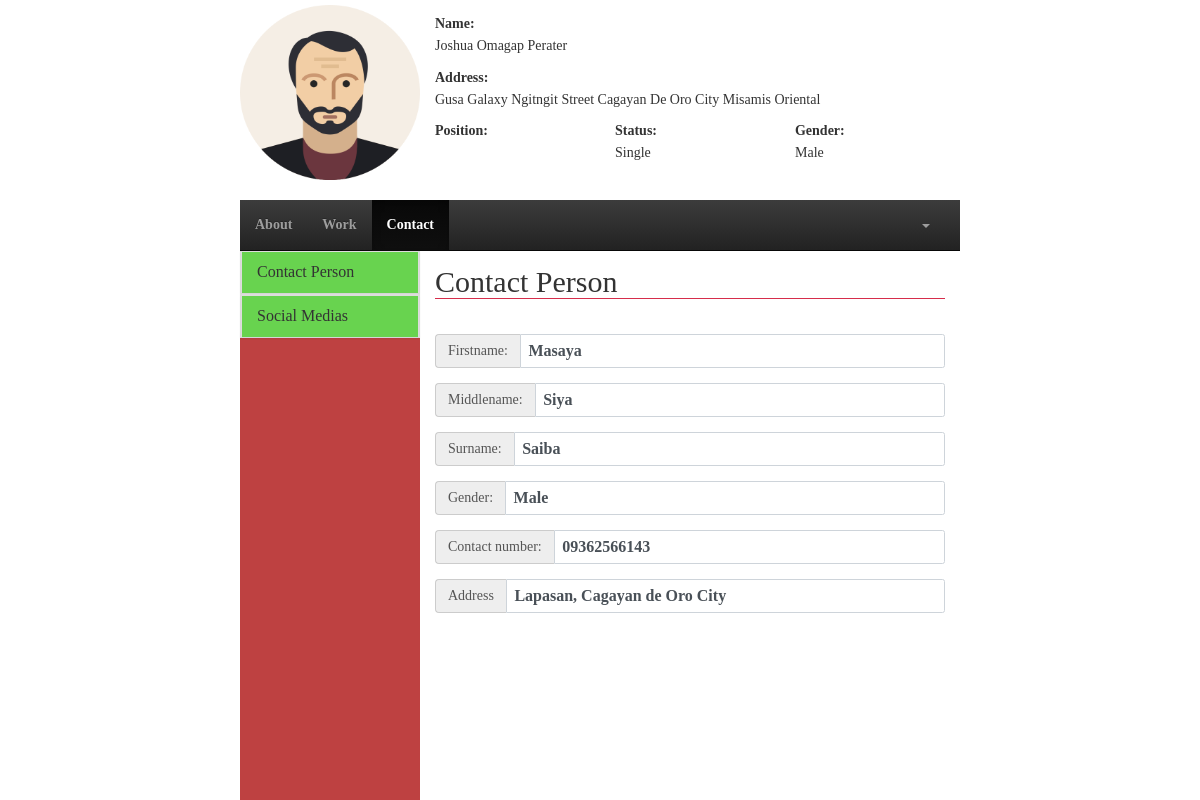
Screenshot of /user/contact_person.php?id=3 (signed in) with the database file from the repository.
### tables this page shows
CREATE TABLE `current_address` (
  `staff_id` bigint(20) DEFAULT NULL,
  `addOne` varchar(50) DEFAULT NULL,
  `addTwo` varchar(50) DEFAULT NULL,
  `addTre` varchar(50) DEFAULT NULL,
  `state` varchar(50) NOT NULL,
  `city` varchar(50) NOT NULL,
  `country` varchar(50) NOT NULL,
  `postCode` int(11) NOT NULL
);

CREATE TABLE `staff` (
  `staff_id` bigint(20) NOT NULL,
  `fname` varchar(50) NOT NULL,
  `mname` varchar(50) DEFAULT NULL,
  `lname` varchar(50) NOT NULL,
  `birthdate` date NOT NULL,
  `cellnum` varchar(50) NOT NULL,
  `telnum` varchar(50) DEFAULT NULL,
  `email` varchar(50) NOT NULL,
  `status` varchar(50) NOT NULL,
  `gender` varchar(50) NOT NULL,
  `type` varchar(50) NOT NULL,
  `department` varchar(50) NOT NULL,
  `password` varchar(50) NOT NULL
);

CREATE TABLE `contact_person` (
  `staff_id` bigint(20) DEFAULT NULL,
  `fname` varchar(50) NOT NULL,
  `mname` varchar(50) NOT NULL,
  `lname` varchar(50) NOT NULL,
  `contactNum` varchar(50) NOT NULL,
  `address` varchar(50) NOT NULL,
  `gender` varchar(50) NOT NULL,
  `email` varchar(50) NOT NULL,
  `birthdate` date NOT NULL
);

### user/contact_person.php (the view, shortened to what this page needs)
<!DOCTYPE html>
<html lang="en">
	<head>
		<link rel="stylesheet" href="css/bootstrap.css">
		<link rel="stylesheet" href="css/stylesheet.css">
		<link rel="stylesheet" href="css/bootstrap-theme.css">
	</head>
	<body>
		<div class="row-3">
			<div class="container-sides">
				<div class="col-12">
					<?php
						$space = " ";
						$id = $_GET['id'];
						include_once("action/session.php");
						$query = "SELECT staff.staff_id, staff.fname, staff.mname, staff.lname, staff.status, staff.gender, staff.type, staff.department, staff.password, current_address.staff_id, current_address.addOne, current_address.addTwo, current_address.addTre, current_address.state, current_address.city FROM staff INNER JOIN current_address ON staff.staff_id = current_address.staff_id WHERE staff.staff_id = '$id'";
						$result = mysqli_query($connect,$query);
						if(mysqli_num_rows($result) > 0){
							while($row = mysqli_fetch_assoc($result)):
					?>
								<form action="">
									<div class="col-3 text-center">
										<img src="img/avatar.png" alt="" style="width:180px;height: 180px;padding-top: 5px; ">
									</div>
									<div class="col-9">
										<div class="row-4">
											<div class="container">
												<label>Name:</label>
												<h5><?php echo $row['fname'].$space.$row['mname'].$space.$row['lname'] ?></h5>
											</div>
										</div>
										<div class="row-4">
											<div class="container">
												<label>Address:</label>
												<h5><?php echo $row['addOne'].$space.$row['addTwo'].$space.$row['addTre'].$space.$row['city'].$space.$row['state'] ?></h5>
											</div>
										</div>
										<div class="row-4">
											<div class="col-4 container">
												<label>Position:</label>
											</div>
											<div class="col-4 container">
												<label>Status:</label>
												<h5><?php echo $row['status'] ?></h5>
											</div>
											<div class="col-4 container">
												<label>Gender:</label>
												<h5><?php echo $row['gender'] ?></h5>
											</div>
										</div>
									</div>
								</form>
					<?php endwhile;} ?>
				</div>
			</div>
		</div>
		<div class="row-9">
			<div class="container-sides">
				<div class="col-12">
					<div class="row-1">
						<div class="">
							<nav class="navbar navbar-inverse navbar-static-top">
								<div class="collapse navbar-collapse navHeaderCollapse">
									<ul class="nav navbar-nav navbar-left">
										<li><a href="about_me.php<?php echo '?id='.$id.''?>">About</a></li>
										<li><a href="work_details.php<?php echo '?id='.$id.''?>">Work</a></li>
										<li class="active"><a href="contact_person.php<?php echo '?id='.$id.''?>">Contact</a></li>
									</ul>
									<ul class="nav navbar-nav navbar-right" style="margin-right: 15px;">
										<li>
											<a href="" class="dropdown-toggle" data-toggle="dropdown"><b class="caret"></b></a>
										</li>
									</ul>
								</div>
							</nav>
						</div>
					</div>
					<div class="row-11">
						<div class="col-3" style="background-color: #be4141;">
							<div class="panel-group">
								<div class="panel panel-default">
									<div class="panel panel-heading">
										<h4 class="panel-title"><a href="#collapse1" data-toggle="collapse">Contact Person</a></h4>
									</div>
								</div>
							</div>
							<div class="panel-group">
								<div class="panel panel-default">
									<div class="panel panel-heading">
										<h4 class="panel-title"><a href="#collapse2" data-toggle="collapse">Social Medias</a></h4>
									</div>
								</div>
							</div>
						</div>
						<div class="col-9">
							<div class="row-12">
								<?php
									$id = $_GET['id'];
									include_once("action/session.php");
									$query = "SELECT * FROM contact_person WHERE staff_id = '$id'";
									$result = mysqli_query($connect,$query);
									if(mysqli_num_rows($result) > 0){
										while($row = mysqli_fetch_assoc($result)):
								?>
									<form action="">
										<div class="container form-group">
											<legend><h2>Contact Person</h2></legend>
										</div>
										<div class="container form-group form-horizontal">
											<div class="inputGroupContainer">
												<div class="input-group">
													<span class="input-group-addon">Firstname:</span>
													<span class='form-control'><?php echo $row['fname'] ?></span>
												</div>
											</div>
										</div>
										<div class="container form-group form-horizontal">
											<div class="inputGroupContainer">
												<div class="input-group">
													<span class="input-group-addon">Middlename:</span>
													<span class='form-control'><?php echo $row['mname'] ?></span>
												</div>
											</div>
										</div>
										<div class="container form-group form-horizontal">
											<div class="inputGroupContainer">
												<div class="input-group">
													<span class="input-group-addon">Surname:</span>
													<span class='form-control'><?php echo $row['lname'] ?></span>
												</div>
											</div>
										</div>
										<div class="container form-group form-horizontal">
											<div class="inputGroupContainer">
												<div class="input-group">
													<span class="input-group-addon">Gender:</span>
													<span class='form-control'><?php echo $row['gender'] ?></span>
												</div>
											</div>
										</div>
										<div class="container form-group form-horizontal">
											<div class="inputGroupContainer">
												<div class="input-group">
													<span class="input-group-addon">Contact number:</span>
													<span class='form-control'><?php echo $row['contactNum'] ?></span>
												</div>
											</div>
										</div>
										<div class="container form-group form-horizontal">
											<div class="inputGroupContainer">
												<div class="input-group">
													<span class="input-group-addon">Address</span>
													<span class='form-control'><?php echo $row['address'] ?></span>
												</div>
											</div>
										</div>
									</form>
								<?php endwhile;} ?>
							</div>
						</div>
					</div>
				</div>
			</div>
		</div>
	</body>
</html>

### user/css/stylesheet.css (style rules this page uses)
.col-3 { width: 25%;height: 100%; }
.col-4 { width: 33.3333%;height: 100%; }
.col-9 { width: 75%;height: 100%; }
.col-12 { width: 100%;height: 100%; }
.row-1 { height: 8.3333%;width: 100%; }
.row-3 { height: 25%;width: 100%; }
.row-4 { height: 33.3333%;width: 100%; }
.row-9 { height: 75%;width: 100%; }
.row-11 { height: 91.6666%;width: 100%; }
.row-12 { height: 100%;width: 100%; }
.row-1, .row-2, .row-3, .row-4, .row-5, .row-6, .row-7, .row-8, .row-9, .row-10, .row-11, .row-12 { position: relative; float: left; }
.col-1, .col-2, .col-3, .col-4, .col-5, .col-6, .col-7, .col-8, .col-9, .col-10, .col-11, .col-12 { position: relative; float: left; }
html,body { height: 100% !important; width: 100% !important; font-family: masaya; font-weight: bold; }
.container-sides { width: 60%; height: 100%; margin-right: auto; margin-left: auto; }
* { padding: 0; margin: 0; text-decoration: none; list-style: none; line-height: 1.3; }
h1,h2,h3,h4,h5,h6 { padding: 0 !important; margin: 0 !important; }
a { color: inherit; text-decoration: none; list-style-type: none; }
label { display: inline-block; margin-bottom: .5rem; }
.text-center { text-align: center; }

### rows the page displays
current_address: staff_id.fname "Joshua", staff_id.mname "Omagap", staff_id.lname "Perater", addOne "Gusa", addTwo "Galaxy", addTre "Ngitngit Street", city "Cagayan De Oro City", state "Misamis Oriental", staff_id.status "Single", staff_id.gender "Male"
contact_person: fname "Masaya", mname "Siya", lname "Saiba", gender "Male", contactNum "09362566143", address "Lapasan, Cagayan de Oro City"
